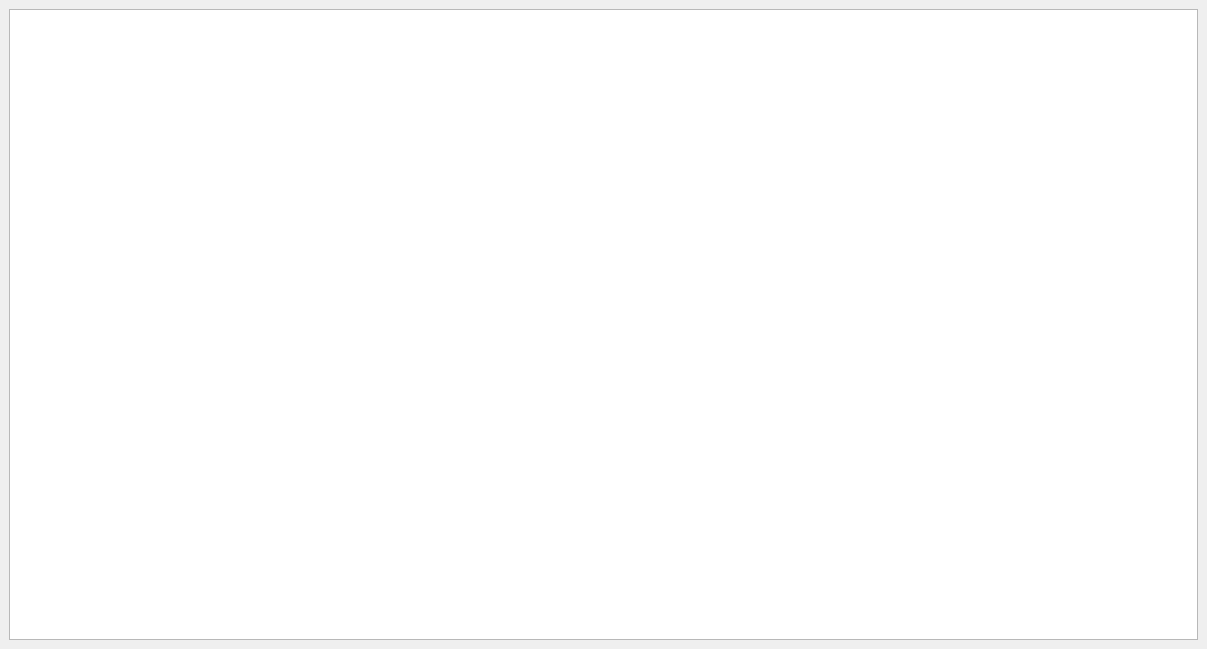
<?xml version="1.0" encoding="UTF-8"?>
<ui version="4.0">
 <class>MainWindow</class>
 <widget class="QMainWindow" name="MainWindow">
  <property name="geometry">
   <rect>
    <x>0</x>
    <y>0</y>
    <width>1207</width>
    <height>649</height>
   </rect>
  </property>
  <property name="windowTitle">
   <string>MainWindow</string>
  </property>
  <widget class="QWidget" name="centralwidget">
   <layout class="QGridLayout" name="gridLayout">
    <item row="0" column="0">
     <widget class="QPlainTextEdit" name="plainTextEdit">
      <property name="styleSheet">
       <string notr="true"/>
      </property>
     </widget>
    </item>
   </layout>
  </widget>
 </widget>
 <resources/>
 <connections/>
</ui>
